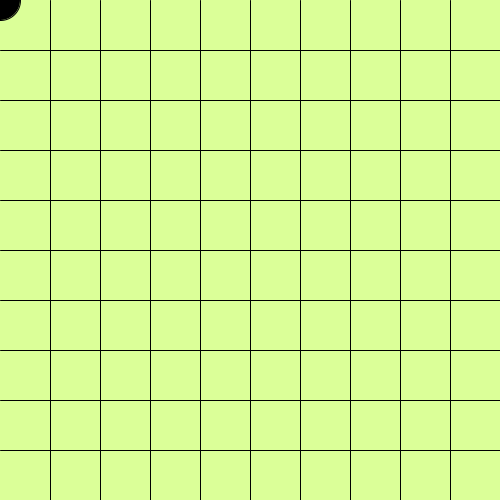
Frame 1 (no input)
Frame 60 (the mouse pressed at the canvas centre just before this capture): identical to frame 1, image omitted
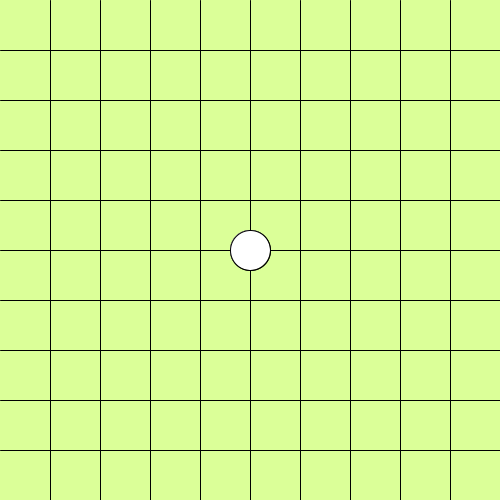
Frame 120 (the mouse held since frame 60 and released just before this capture)

The Processing sketch that drew these frames (run headless with seeded random() and noise(); from frame 60 on, the mouse is pressed at the canvas centre):

// Processing sketch: week16_6
// ── week16_6.pde
void setup(){
  size(500,500);
}
int []bx=new int [100];
int []by=new int [100];//棋子的座標 陣列
int N=0;//棋子的數量，一開始是0
void draw(){
  background(#DBFF98);
  for (int y=50; y<500; y+=50){
    line(0, y, 500, y);
  }
  for (int x=50; x<500; x+=50){
    line(x,0, x,500);
  }
  fill(0);//黑
  for (int i=0; i<N; i++){
     if(i%2==0) fill(0);
     else fill(255);
     ellipse(bx[i], by[i], 40, 40);
  }
  if(N%2==0) fill(0);
  else fill(255);
  ellipse(mouseX,mouseY,40,40);
}
void mousePressed(){
  bx[N]=mouseX; by[N]=mouseY;
  N++;
}
